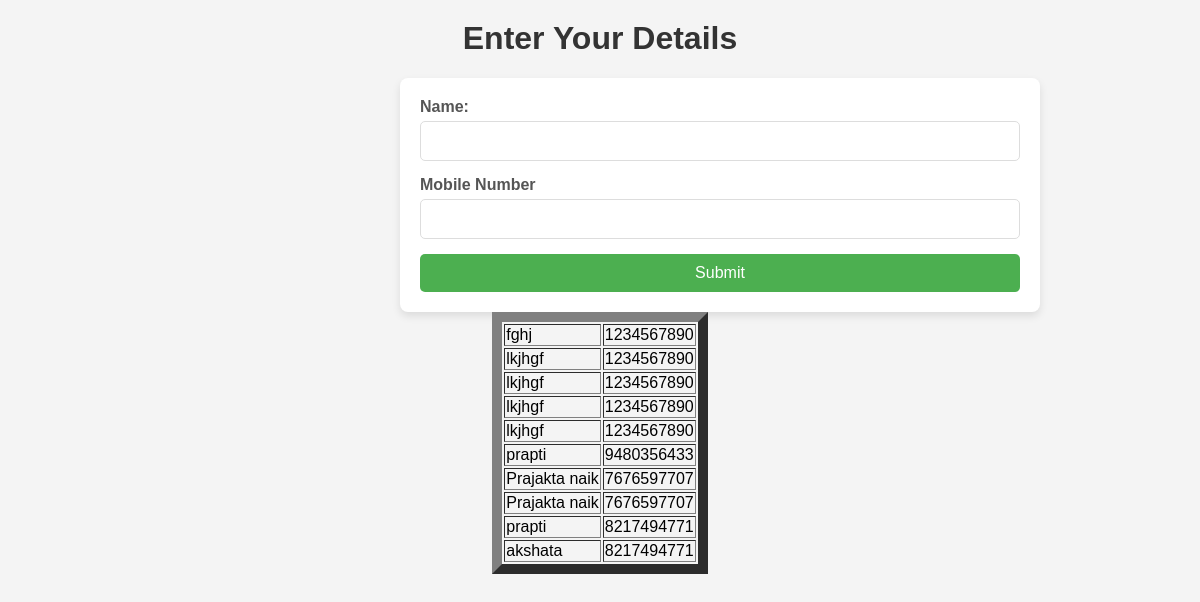
The app's page /roomate_search/ (signed in) with its own data.
### home/models.py (models this page shows)
class Roomate(models.Model):
    mobilenumber=models.CharField(max_length=10)
    name=models.TextField()

### home/views.py (the view)
# urls.py: path("roomate_search/", roomate_search, name="roomate_search"),
@login_required(login_url="/login_page/")
def roomate_search(request):
    if request.method == 'POST':
        name = request.POST.get('name')
        mobilenumber = request.POST.get('number')
        if name and mobilenumber:
            Roomate.objects.create(name=name, mobilenumber=mobilenumber)
    peoples = Roomate.objects.all()
    return render(request, 'roomate_search.html', {'people': peoples})

### home/templates/roomate_search.html (shortened to what this page needs)
<!DOCTYPE html>
<html lang="en">
<head>
    {% load static %}
    <link rel="stylesheet" href="{% static 'css/style.css' %}">
</head>
<body>
    <h1>Enter Your Details</h1>
    <form method="post" action="{% url 'roomate_search' %}">
        <div class="form-group">
            <label >Name:</label>
            <input type="text" id="id_title" name="name" required>
        </div>
        <div class="form-group">
            <label>Mobile Number</label>
            <input type="text" id="id_title" name="number" required>
        </div>
        <button type="submit">Submit</button>
    </form>
    <center>
    <table border="10px">
        {% if people %}
                {% for person in people %}
                    <tr>
                        <td>{{ person.name}}</td>
                        <td>{{ person.mobilenumber }}</td>
                    </tr>
                {% endfor %}
        {% else %}
                <tr>
                    <td colspan="2">No One Available.</td>
                </tr>
        {% endif %}
    </table>
</center>
</body>
</html>

### home/static/css/style.css (style rules this page uses)
body { font-family: Arial, sans-serif; background-color: #f4f4f4; margin: 0; padding: 0; justify-content: center; align-items: center; height: 100vh; }
h1 { text-align: center; color: #333; margin-top: 20px; }
form { max-width: 600px; width: 100%; margin-left:400px; padding: 20px; background: #fff; border-radius: 8px; box-shadow: 0 4px 8px rgba(0, 0, 0, 0.1); }
.form-group { margin-bottom: 15px; }
label { display: block; margin-bottom: 5px; font-weight: bold; color: #555; }
input[type="text"], textarea { width: 100%; padding: 10px; font-size: 16px; border: 1px solid #ddd; border-radius: 5px; box-sizing: border-box; }
button { display: block; width: 100%; padding: 10px; font-size: 16px; color: #fff; background-color: #4CAF50; border: none; border-radius: 5px; cursor: pointer; transition: background-color 0.3s ease; }

### records on screen
Roomate: name "fghj", mobilenumber "1234567890"
Roomate: name "lkjhgf", mobilenumber "1234567890"
Roomate: name "lkjhgf", mobilenumber "1234567890"
Roomate: name "lkjhgf", mobilenumber "1234567890"
Roomate: name "lkjhgf", mobilenumber "1234567890"
Roomate: name "prapti", mobilenumber "9480356433"
Roomate: name "Prajakta naik", mobilenumber "7676597707"
Roomate: name "Prajakta naik", mobilenumber "7676597707"
Roomate: name "prapti", mobilenumber "8217494771"
Roomate: name "akshata", mobilenumber "8217494771"
